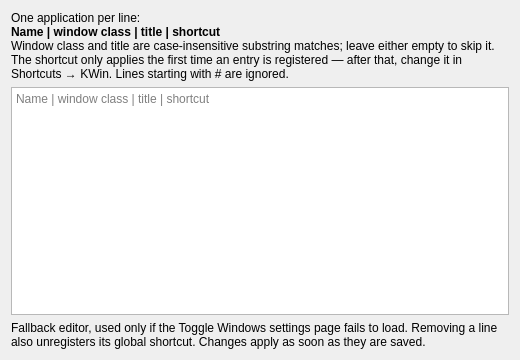
<?xml version="1.0" encoding="UTF-8"?>
<ui version="4.0">
 <class>KWin::ToggleWindowsConfigForm</class>
 <widget class="QWidget" name="KWin::ToggleWindowsConfigForm">
  <property name="geometry">
   <rect><x>0</x><y>0</y><width>520</width><height>360</height></rect>
  </property>
  <property name="windowTitle">
   <string>Toggle Windows</string>
  </property>
  <layout class="QVBoxLayout" name="verticalLayout">
   <item>
    <widget class="QLabel" name="helpLabel">
     <property name="text">
      <string>One application per line:&lt;br/&gt;&lt;b&gt;Name | window class | title | shortcut&lt;/b&gt;&lt;br/&gt;Window class and title are case-insensitive substring matches; leave either empty to skip it. The shortcut only applies the first time an entry is registered — after that, change it in Shortcuts → KWin. Lines starting with # are ignored.</string>
     </property>
     <property name="wordWrap"><bool>true</bool></property>
     <property name="textFormat"><enum>Qt::RichText</enum></property>
    </widget>
   </item>
   <item>
    <widget class="QPlainTextEdit" name="kcfg_Entries">
     <property name="placeholderText">
      <string>Name | window class | title | shortcut</string>
     </property>
    </widget>
   </item>
   <item>
    <widget class="QLabel" name="footerLabel">
     <property name="text">
      <string>Fallback editor, used only if the Toggle Windows settings page fails to load. Removing a line also unregisters its global shortcut. Changes apply as soon as they are saved.</string>
     </property>
     <property name="wordWrap"><bool>true</bool></property>
     <property name="textFormat"><enum>Qt::RichText</enum></property>
    </widget>
   </item>
  </layout>
 </widget>
 <resources/>
 <connections/>
</ui>
